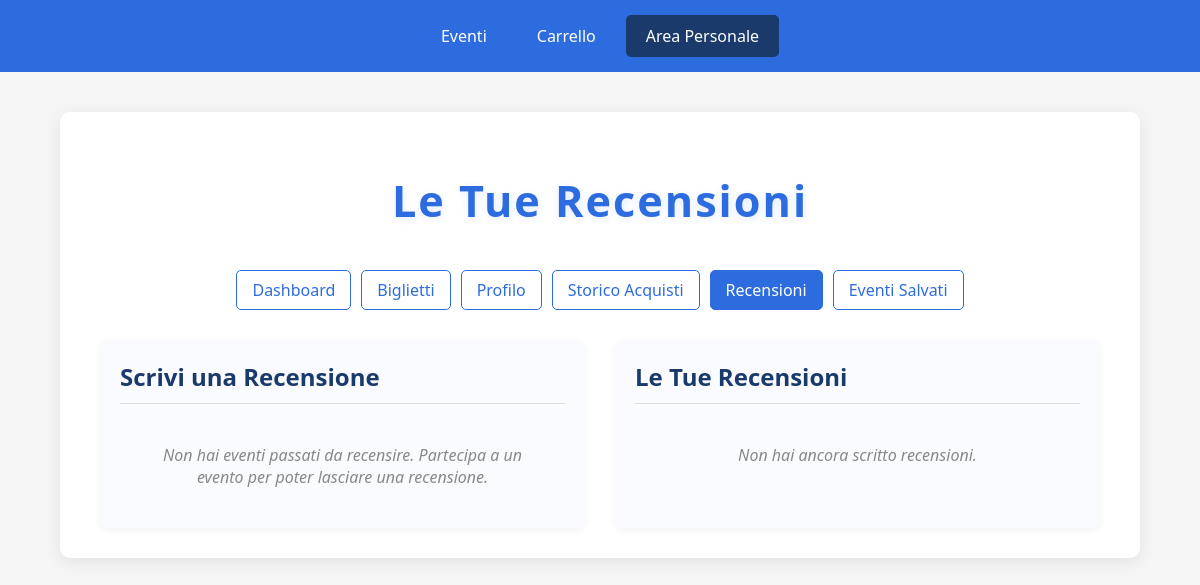
/area-personale/recensioni/ (signed in), run on an earlier commit of the app's database.
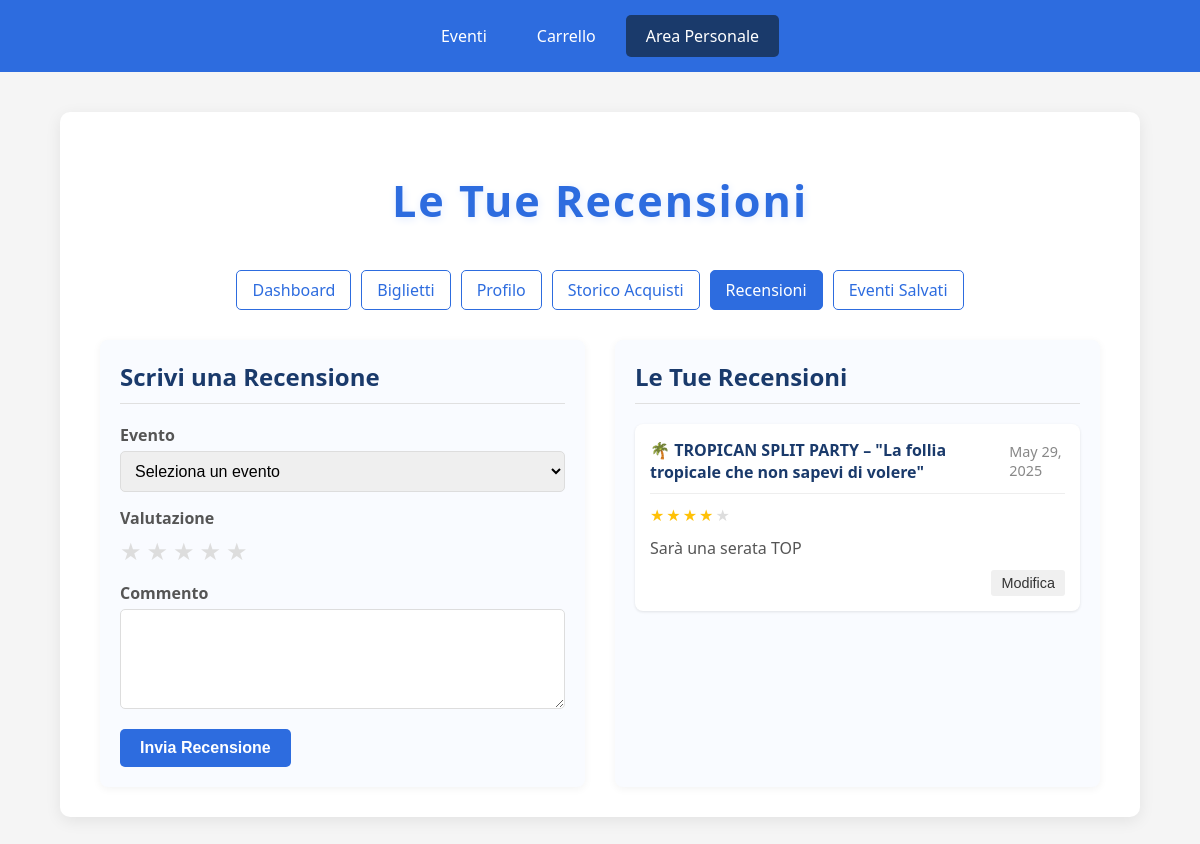
And on a later commit of the database.
### Event_Hub/models.py (models this page shows)
class Recensione(models.Model):
    id = models.AutoField(primary_key=True)
    evento = models.ForeignKey(Evento, on_delete=models.CASCADE)
    utente = models.ForeignKey(Utente, on_delete=models.CASCADE)
    valutazione = models.IntegerField()
    commento = models.TextField()
    data_recensione = models.DateField(auto_now_add=True)

class Evento(models.Model):
    nome = models.CharField(max_length=100, primary_key=True)
    data = models.DateField()
    ora_inizio = models.TimeField()
    ora_fine = models.TimeField()
    luogo = models.CharField(max_length=100)
    descrizione = models.TextField()
    organizzatore = models.ForeignKey(Organizzatore, on_delete=models.CASCADE)
    biglietti_disponibili = models.IntegerField()
    prezzo = models.DecimalField(max_digits=10, decimal_places=2, default=0.00)

### Event_Hub/views.py (the view, shortened to what this page needs)
# urls.py: path('area-personale/recensioni/', recensioni, name='recensioni'),
def recensioni(request):
    utente_email = request.session.get('utente_email')
    if not utente_email:
        return redirect('login')
    try:
        utente = Utente.objects.get(email=utente_email)
        eventi_passati = Prenotazione.objects.filter(
            utente=utente,
            evento__data__lt=timezone.now().date()
        ).select_related('evento')
        recensioni_utente = Recensione.objects.filter(utente=utente).order_by('-data_recensione')
        context = {
            'utente': utente,
            'eventi_passati': eventi_passati,
            'recensioni': recensioni_utente
        }
        return render(request, 'recensioni.html', context)
    except Utente.DoesNotExist:
        return redirect('login')

### templates/recensioni.html (shortened to what the changed rows need)
<!DOCTYPE html>
<html lang="it">
<head>
</head>
<body>
    <div class="container">
        <h1>Le Tue Recensioni</h1>
        <div class="review-grid">
            <div class="review-section">
                <h2>Scrivi una Recensione</h2>
                {% if eventi_passati %}
                    <form method="post">
                        <div class="form-group">
                            <label class="form-label" for="evento_nome">Evento</label>
                            <select id="evento_nome" name="evento_nome" class="form-select" required>
                                <option value="">Seleziona un evento</option>
                            </select>
                        </div>
                        <div class="form-group">
                            <label class="form-label">Valutazione</label>
                            <div class="rating-input">
                                <label for="star5">★</label>
                                <label for="star4">★</label>
                                <label for="star3">★</label>
                                <label for="star2">★</label>
                                <label for="star1">★</label>
                            </div>
                        </div>
                        <div class="form-group">
                            <label class="form-label" for="commento">Commento</label>
                            <textarea id="commento" name="commento" class="form-textarea" required></textarea>
                        </div>
                        <button type="submit" class="form-button">Invia Recensione</button>
                    </form>
                {% else %}
                    <div class="empty-state">
                        Non hai eventi passati da recensire. Partecipa a un evento per poter lasciare una recensione.
                    </div>
                {% endif %}
            </div>
            <div class="review-section">
                <h2>Le Tue Recensioni</h2>
                <div class="review-list">
                    {% if recensioni %}
                        {% for recensione in recensioni %}
                            <div class="review-card">
                                <div class="review-header">
                                    <div class="review-title">{{ recensione.evento.nome }}</div>
                                    <div class="review-date">{{ recensione.data_recensione }}</div>
                                </div>
                                <div class="review-rating">
                                    {% for i in "12345" %}
                                        {% if forloop.counter <= recensione.valutazione %}
                                            <span class="star">★</span>
                                        {% else %}
                                            <span class="star" style="color: #ddd;">★</span>
                                        {% endif %}
                                    {% endfor %}
                                </div>
                                <div class="review-comment">
                                    {{ recensione.commento }}
                                </div>
                                <div class="review-actions">
                                    <button class="review-button" onclick="editReview('{{ recensione.evento.nome }}', {{ recensione.valutazione }}, '{{ recensione.commento|escapejs }}')">Modifica</button>
                                </div>
                            </div>
                        {% endfor %}
                    {% else %}
                        <div class="empty-state">
                            Non hai ancora scritto recensioni.
                        </div>
                    {% endif %}
                </div>
            </div>
        </div>
    </div>
</body>
</html>

What changed in the data, as far as the page shows it:
added Recensione: evento.nome "🌴 TROPICAN SPLIT PARTY – \"La follia tropicale che non sapevi di volere\"", data_recensione "May 29, 2025", valutazione 4 (drawn), commento "Sarà una serata TOP"
Also different on the page:
form field evento_nome: (not shown) → "Seleziona un evento"
text no longer shown: "Non hai eventi passati da recensire. Partecipa a un evento per poter lasciare una recensione. Non hai ancora scritto recensioni."
text now shown: "Evento Valutazione ★ ★ ★ ★ ★ Commento Invia Recensione"
